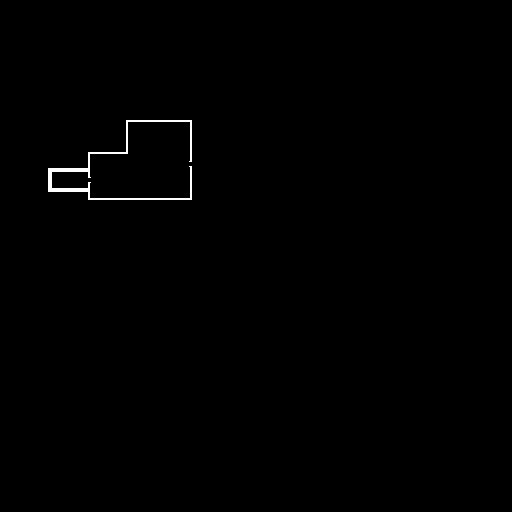

The image is a tile-based game level rendered from a .tmx file. Its description and source (layers, tilesets, objects; grid data summarised) follow:
An orthogonal 64x64 tile map with 8x8 px tiles, 1 tile layer (Tile Layer 1).

<map version="1.4" tiledversion="1.4.3" orientation="orthogonal" renderorder="right-down" width="64" height="64" tilewidth="8" tileheight="8" infinite="0" nextlayerid="2" nextobjectid="1">
 <tileset firstgid="1" source="atlas1.tsx" />
 <layer id="1" name="Tile Layer 1" width="64" height="64">
  <data>[4096 cells, 53 non-empty, 5 distinct tile ids]</data>
 </layer>
</map>
